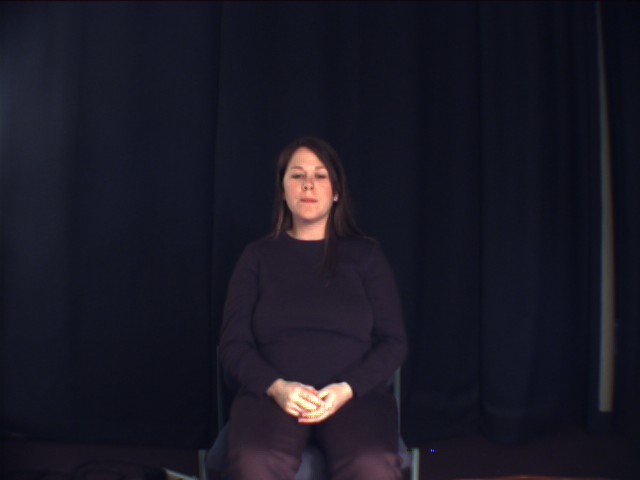
//> input picture test_display_image/Database/adopt/DANA/000.ppm, 640 x 480 px, given in place of scene7-camera1.mov, which was not available
$ ./Video_capture_and_process_countours   (built with g++ and OpenCV 4)
//> lines starting //> are read from the running program, lines starting //| are printed output that depends on the picture; after the words box and inside, x2 and y2 are one past the last pixel; in counts of white or black regions, pixels touching at a corner belong together; pictures that were not available may be replaced by others from this repository, and a replacement may not be noted


#include <iostream>
#include "opencv2/highgui/highgui.hpp"
#include "opencv2/imgproc/imgproc.hpp"
#include <stdio.h>

using namespace cv;
using namespace std;

 int main( int argc, char** argv )
 {
    VideoCapture cap("scene7-camera1.mov"); //capture the video from web cam
    if ( !cap.isOpened() )  // if not success, exit program
    {
         cout << "Cannot open the web cam" << endl;
         return -1;
    }

    namedWindow("Control", CV_WINDOW_NORMAL); //create a window called "Control"

  int iLowH = 0;
 int iHighH = 50;

  int iLowS = 0;
 int iHighS = 255;

  int iLowV = 60;
 int iHighV = 255;

int iLowThresh = 25;

  //Create trackbars in "Control" window
 createTrackbar("LowH", "Control", &iLowH, 179); //Hue (0 - 179)
 createTrackbar("HighH", "Control", &iHighH, 179);

  createTrackbar("LowS", "Control", &iLowS, 255); //Saturation (0 - 255)
 createTrackbar("HighS", "Control", &iHighS, 255);

  createTrackbar("LowV", "Control", &iLowV, 255);//Value (0 - 255)
 createTrackbar("HighV", "Control", &iHighV, 255);

   createTrackbar("LowThresh(enable canny first)", "Control", &iLowThresh, 100);//Value (0 - 100)


  int iLastX = -1;
 int iLastY = -1;

  //Capture a temporary image from the camera
 Mat imgTmp;
 cap.read(imgTmp);
//> imgTmp is the input picture: 480 rows x 640 cols, CV_8UC3; mean B, G, R 36.1, 24.3, 25.6

  //Create a black image with the size as the camera output
 Mat imgLines = Mat::zeros( imgTmp.size(), CV_8UC3 );;


    while (true)
    {
        Mat imgOriginal;

        bool bSuccess = cap.read(imgOriginal); // read a new frame from video


         if (!bSuccess) //if not success, break loop
        {
             cout << "Cannot read a frame from video stream" << endl;
             break;
        }

    Mat imgHSV;

   cvtColor(imgOriginal, imgHSV, COLOR_BGR2HSV); //Convert the captured frame from BGR to HSV
//> imgHSV: 480 rows x 640 cols, CV_8UC3; mean H, S, V 117.9, 108, 37.9

  Mat imgThresholded;

   inRange(imgHSV, Scalar(iLowH, iLowS, iLowV), Scalar(iHighH, iHighS, iHighV), imgThresholded); //Threshold the image
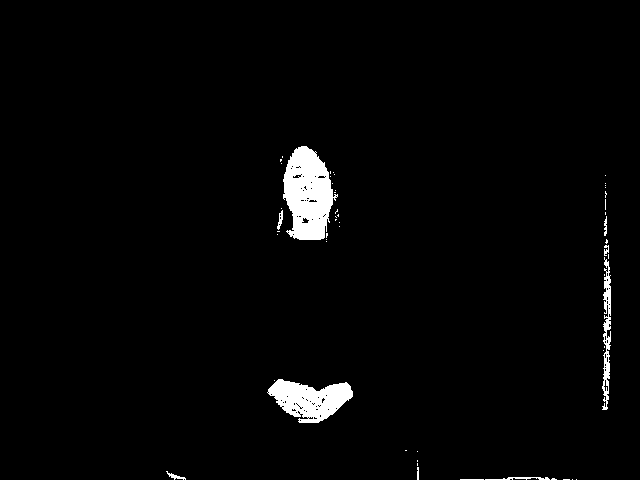
//> imgThresholded: 480 rows x 640 cols, CV_8UC1; 2.3% white; 53 white regions (43 under 20 px), largest, box (x1, y1, x2, y2) and area: (283, 146, 338, 240) 3483, (267, 379, 353, 423) 2271, (602, 257, 611, 410) 724


  //Canny( imgThresholded,imgThresholded, iLowThresh, iLowThresh*2, 3 );


  //morphological opening (removes small objects from the foreground)
   int kernel_size=9;
  erode(imgThresholded, imgThresholded, getStructuringElement(MORPH_CROSS, Size(kernel_size, kernel_size)) );//MORPH_ELLIPSE //MORPH_CROSS//MORPH_RECT
  dilate( imgThresholded, imgThresholded, getStructuringElement(MORPH_CROSS, Size(kernel_size, kernel_size)) );

   //morphological closing (removes small holes from the foreground)
  dilate( imgThresholded, imgThresholded, getStructuringElement(MORPH_CROSS, Size(kernel_size, kernel_size)) );
  erode(imgThresholded, imgThresholded, getStructuringElement(MORPH_CROSS, Size(kernel_size, kernel_size)) );
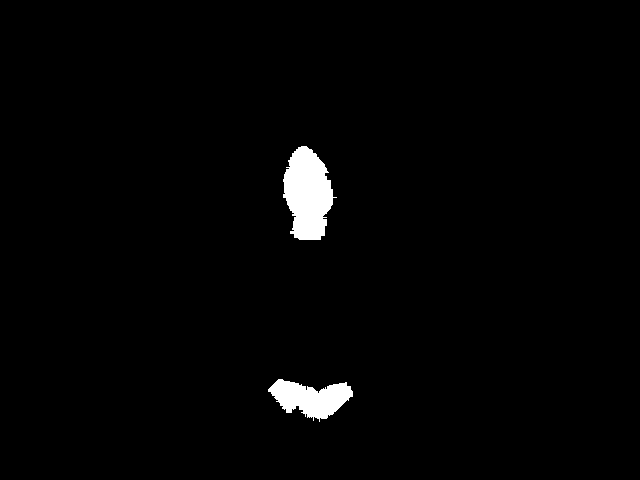
//> imgThresholded: 480 rows x 640 cols, CV_8UC1; 1.8% white; 2 white regions

   //Calculate the moments of the thresholded image
  Moments oMoments = moments(imgThresholded);
//> oMoments = moments, m00 1409895, centre m10/m00, m01/m00 = (308.6, 270.9)

   double dM01 = oMoments.m01;
//> dM01 = 381890295
  double dM10 = oMoments.m10;
//> dM10 = 435032550
  double dArea = oMoments.m00;
//> dArea = 1409895


  std::vector< std::vector<cv::Point> > contours;
std::vector<cv::Point> points;
Rect bounding_rect,bounding_rect2,bounding_rect3;
  cv::Point p,p2,p3;
 findContours(imgThresholded,contours,CV_RETR_EXTERNAL, CV_CHAIN_APPROX_SIMPLE);
//> contours = 2 contours; box (x1, y1, x2, y2) and area: (283, 146, 337, 240) 3296, (268, 379, 353, 422) 1968

         double a;
	double largest_area;

for (size_t i=0; i<contours.size(); i++) {
    for (size_t j = 0; j < contours[i].size(); j++) {
        p = contours[i][j];
        points.push_back(p);

a=contourArea( contours[i],false);

      if(a>largest_area){
            largest_area=a;cout<<i<<" area  "<<a<<endl;
      }
    }
}
//> this loop made 2 passes
//> (p, a, largest_area) on passes 1 to 2: (Point(282, 379), 1967.5, 1967.5), (Point(306, 146), 3296.5, 3296.5)
//> after the loop, points = 267 Points (x, y), first 12: [278, 379], [268, 389], [268, 391], [270, 391], [271, 392], [271, 393], [272, 394], [272, 395], [274, 395], [275, 396], [274, 397], [276, 399]; a = 3296.5; largest_area = 3296.5

int largestIndex = 0;
double largestContour = 0;
int secondLargestIndex = 0;
double secondLargestContour = 0;
int thirdLargestIndex = 0;
double thirdLargestContour = 0;

for( int i = 0; i< contours.size(); i++ )
{
  a=contourArea( contours[i],false);
    if(a > largestContour){
        secondLargestContour = largestContour;
        secondLargestIndex = largestIndex;
        largestContour = a;
        largestIndex = i;

    }else if(a > secondLargestContour){
      thirdLargestContour = secondLargestContour;
        thirdLargestIndex = secondLargestIndex;
        secondLargestContour = a;
        secondLargestIndex = i;
    }else if(a > thirdLargestContour){
        thirdLargestContour = a;
        thirdLargestIndex = i;
    }
}
//> this loop made 2 passes
//> (a, secondLargestContour, largestContour) on pass 2: (3296.5, 1967.5, 3296.5)
//> (a, largestContour) on pass 1: (1967.5, 1967.5)
//> after the loop, secondLargestContour = 1967.5; secondLargestIndex = 0; largestContour = 3296.5; largestIndex = 1; thirdLargestContour = 0; thirdLargestIndex = 0

    bounding_rect=boundingRect(contours[largestIndex]);
//> bounding_rect = Rect(283, 146, 54, 94)
    bounding_rect2=boundingRect(contours[secondLargestIndex]);
//> bounding_rect2 = Rect(268, 379, 85, 43)
    bounding_rect3=boundingRect(contours[thirdLargestIndex]);
//> bounding_rect3 = Rect(268, 379, 85, 43)
// [4 lines of commented-out code are left out]

     imgLines = Mat::zeros( imgTmp.size(), CV_8UC3 ); //gia na diagrafei to prohgoumeno tetragwno apo thn eikona
     printf("%f %f %f \n",largestContour, secondLargestContour,thirdLargestContour );
//| 3296.500000 1967.500000 0.000000

  if(largestContour>4000){

    rectangle( imgLines,bounding_rect , Scalar(10,10,255),0,8 );//Point( p.x-30, p.y-30 ), Point( p.x+30, p.y+30) RED

  }
    if(secondLargestContour>100){

    rectangle( imgLines,bounding_rect2 , Scalar(255,10,10),0,8 ); //BLUE

  }
    if(thirdLargestContour>100){

    rectangle( imgLines,bounding_rect3 , Scalar(10,255,10),0,8 ); //GREEN
  }

   imshow("Thresholded Image", imgThresholded); //show the thresholded image

   imgOriginal = imgOriginal + imgLines;
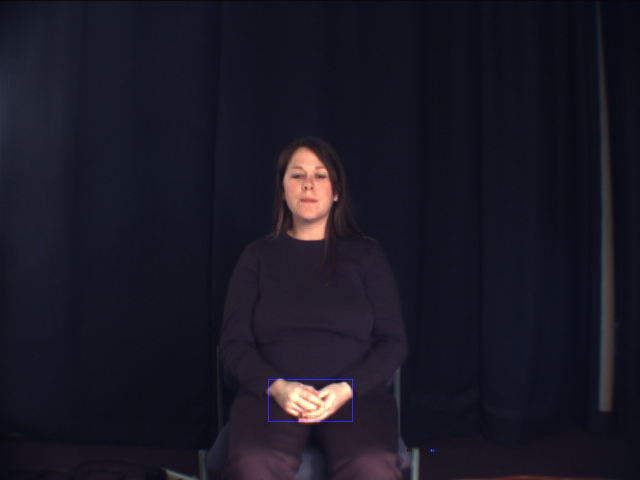
//> imgOriginal: 480 rows x 640 cols, CV_8UC3; 0.08% of pixels changed, all inside (x1, y1, x2, y2) = (268, 379, 353, 422)
  imshow("Original", imgOriginal); //show the original image

        if (waitKey(1) == 27) //wait for 'esc' key press for 30ms. If 'esc' key is pressed, break loop
//> the Esc key is pressed
       {
            cout << "esc key is pressed by user" << endl;
            break;
       }
    }

   return 0;
}
